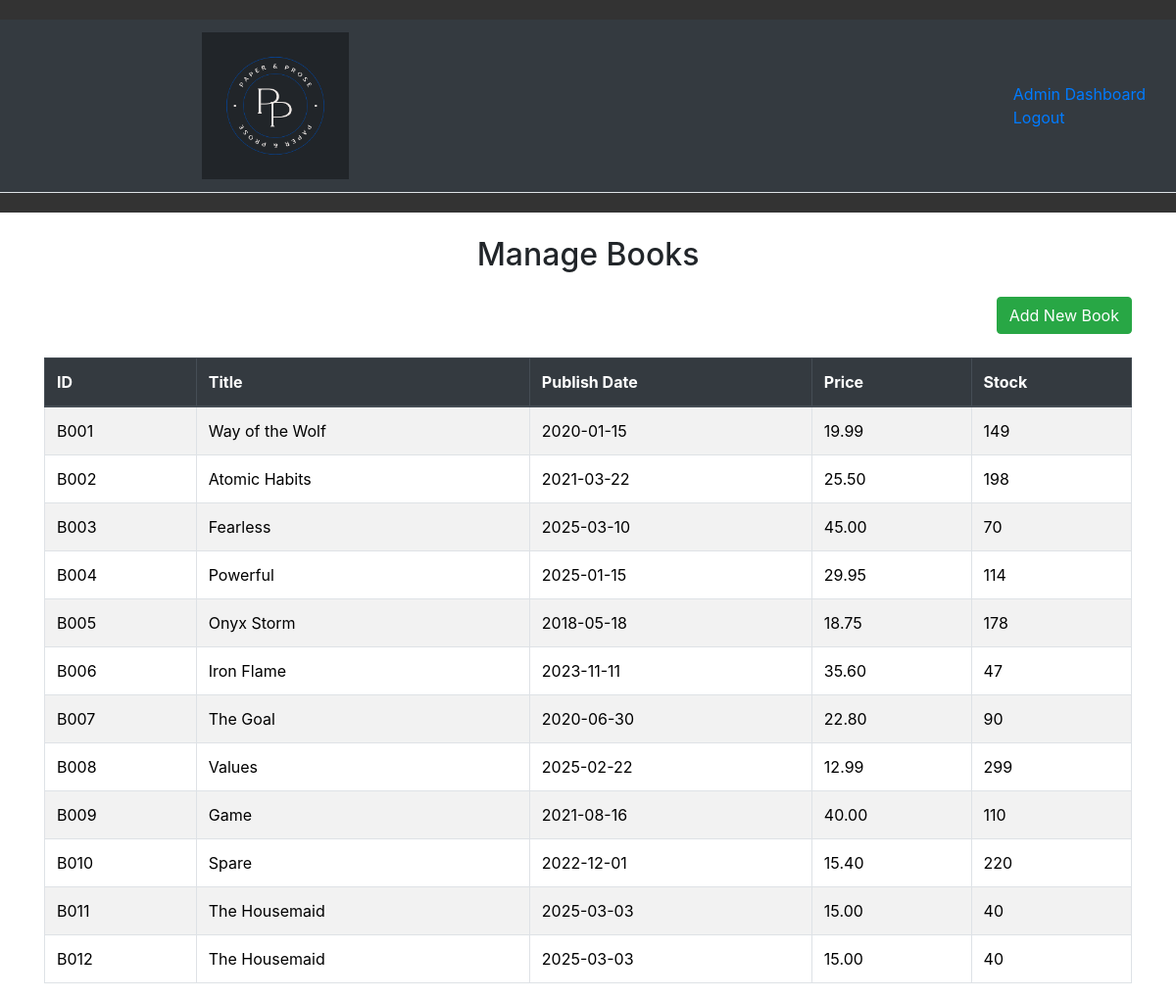
Screenshot of /admin_api/manage_books.php with the database file from the repository.
### tables this page shows
CREATE TABLE `books` (
  `book_id` varchar(50) NOT NULL,
  `title` varchar(100) NOT NULL,
  `publish_date` date DEFAULT NULL,
  `price` decimal(10,2) NOT NULL,
  `stock_quantity` int(11) NOT NULL,
  `book_image` varchar(100) DEFAULT NULL,
  `featured` tinyint(1) DEFAULT 0,
  `books_description` text DEFAULT NULL
);

### admin_api/manage_books.php (the view, shortened to what this page needs)
<?php
include 'dbconn.php';
include 'admin_header.php';
$result = mysqli_query($conn, "SELECT * FROM books");
?>
<!DOCTYPE html>
<html lang="en">
<head>
    <link href="https://stackpath.bootstrapcdn.com/bootstrap/4.5.2/css/bootstrap.min.css" rel="stylesheet">
</head>
<body>
    <div class="container mt-4">
        <h2 class="text-center mb-4">Manage Books</h2>
        <div class="text-right mb-4">
            <a href="add_book.php" class="btn btn-success">Add New Book</a>
        </div>
        <div class="table-responsive">
            <table class="table table-bordered table-striped">
                <thead class="thead-dark">
                    <tr>
                        <th>ID</th>
                        <th>Title</th>
                        <th>Publish Date</th>
                        <th>Price</th>
                        <th>Stock</th>
                    </tr>
                </thead>
                <tbody>
                    <?php while ($row = mysqli_fetch_assoc($result)): ?>
                        <tr>
                            <td><?= $row['book_id'] ?></td>
                            <td><?= $row['title'] ?></td>
                            <td><?= $row['publish_date'] ?></td>
                            <td><?= $row['price'] ?></td>
                            <td><?= $row['stock_quantity'] ?></td>
                        </tr>
                    <?php endwhile; ?>
                </tbody>
            </table>
        </div>
    </div>
</body>
</html>

### admin_api/admin_header.php (shortened to what this page needs)
<!DOCTYPE html>
<html lang="en">
<head>
    <link href="https://cdn.jsdelivr.net/npm/bootstrap@5.3.5/dist/css/bootstrap.min.css" rel="stylesheet">
    <link rel="stylesheet" href="style.css">
</head>
<body>
<header>
    <nav class="navbar navbar-expand-lg bg-dark border-bottom border-body" data-bs-theme="dark">
        <div class="container-fluid">
            <a class="navbar-brand" href="index.php">
            <img src="logo_new.png" alt="logo" style = 'height:30%; width:30%; text-align:left;'>
            </a>
            <div class = "header-actions">
            <div><a href="admin_dashboard.php">Admin Dashboard</a></div>
            <div class="collapse navbar-collapse" id="navbarSupportedContent">
                     <a href="admin_logout.php" >Logout</a>
            </div>
            </div>
        </div>
    </nav>
</header>
  </body>
  </html>

### style.css (style rules this page uses)
body { font-family: Arial, sans-serif; margin: 0; padding: 0; background-color: #f4f4f4; color: #333; }
header { background-color: #333333; color: #fff; text-align: center; padding: 20px 0; }

### rows the page displays
books: book_id "B001", title "Way of the Wolf", publish_date "2020-01-15", price "19.99", stock_quantity "149"
books: book_id "B002", title "Atomic Habits", publish_date "2021-03-22", price "25.50", stock_quantity "198"
books: book_id "B003", title "Fearless", publish_date "2025-03-10", price "45.00", stock_quantity "70"
books: book_id "B004", title "Powerful", publish_date "2025-01-15", price "29.95", stock_quantity "114"
books: book_id "B005", title "Onyx Storm", publish_date "2018-05-18", price "18.75", stock_quantity "178"
books: book_id "B006", title "Iron Flame", publish_date "2023-11-11", price "35.60", stock_quantity "47"
books: book_id "B007", title "The Goal", publish_date "2020-06-30", price "22.80", stock_quantity "90"
books: book_id "B008", title "Values", publish_date "2025-02-22", price "12.99", stock_quantity "299"
books: book_id "B009", title "Game", publish_date "2021-08-16", price "40.00", stock_quantity "110"
books: book_id "B010", title "Spare", publish_date "2022-12-01", price "15.40", stock_quantity "220"
books: book_id "B011", title "The Housemaid", publish_date "2025-03-03", price "15.00", stock_quantity "40"
books: book_id "B012", title "The Housemaid", publish_date "2025-03-03", price "15.00", stock_quantity "40"
